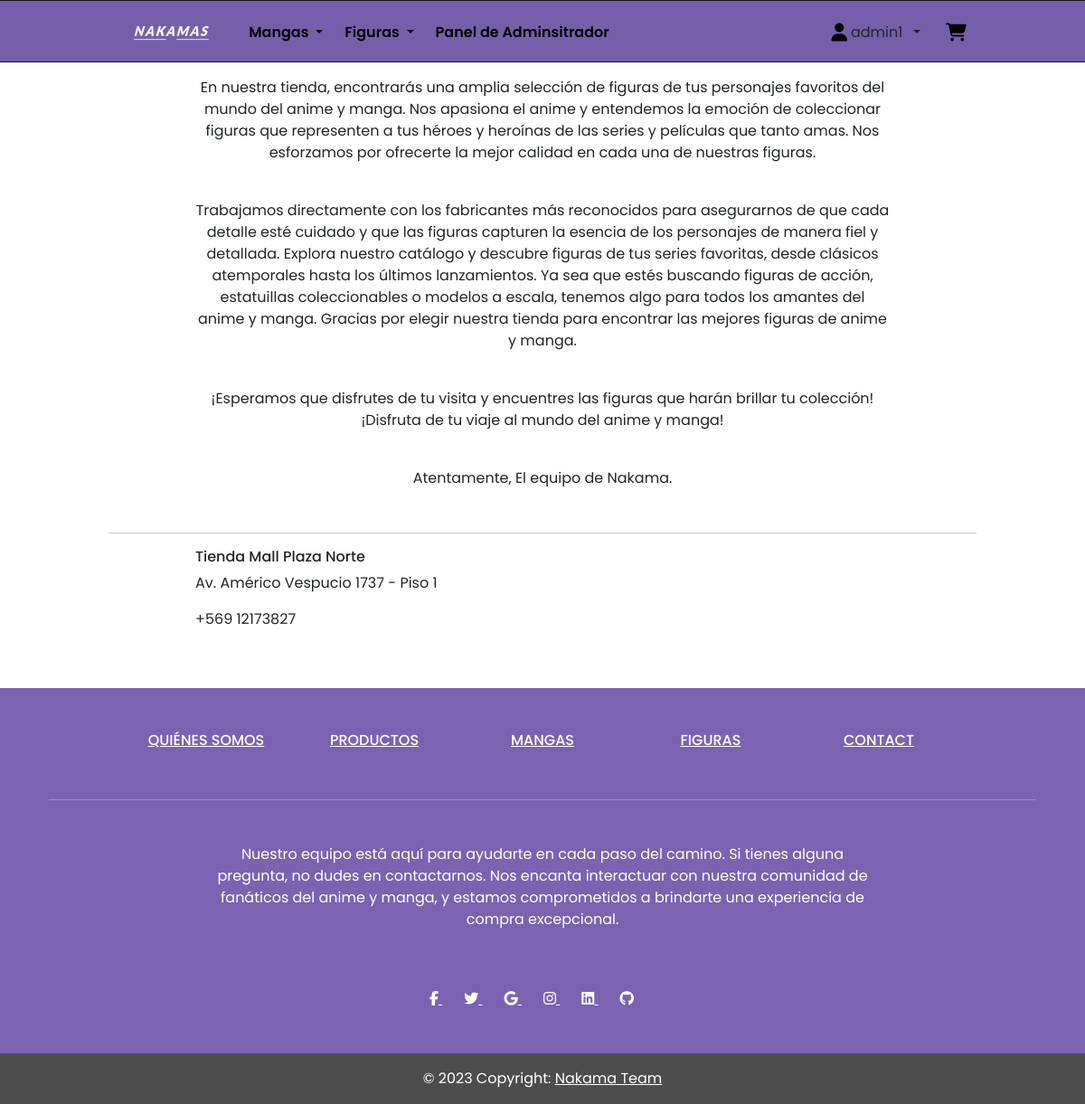
Screenshot of /info_nakama (signed in) with the database file from the repository.
### mynakama/models.py (models this page shows)
class Empresa(models.Model):
    text1 = models.TextField(null=True)
    text2 = models.TextField(null=True)
    text3 = models.TextField(null=True)
    text4 = models.TextField(null=True)
    image1 = models.CharField(max_length=200 , default= '-')
    nombre_tienda = models.CharField(max_length=200 , default= '-')
    direccion = models.CharField(max_length=200 , default= '-')
    image2 = models.CharField(max_length=200 , default= '-')
    telefono = models.CharField(max_length=200 , default= '-')
    class Meta:
        db_table = 'empresa'

### mynakama/views.py (the view)
# urls.py: path('info_nakama', views.info_nakama,name ='info_nakama'),
def info_nakama(request):
    empresa = Empresa.objects.all()
    context = {'empresa' : empresa}
    return render(request, 'info_nakama.html', context  )

### mynakama/process_global.py (called while the page is built)
def animes_dropdown(request):
    animes = Anime.objects.all()
    return {'animes': animes}

### mynakama/templates/info_nakama.html (shortened to what this page needs)
{% extends 'layouts/navthem.html' %}
{% block content %}
{% load static %}
<div class ="container-custom">
  {% for e in empresa %}
  <div class="container-custom">
  <div class="text-center py-3">
    <p> {{  e.text1  }}  </p>
    <br>
    <p> {{  e.text2  }}  </p>
    <br>
    <p> {{  e.text3  }}  </p>
    <br>
    <p> {{  e.text4  }}  </p>
  </div>
</div>
<hr>
  <div class="container-custom">
    <div class="col-6">
      <div>
        <h6>{{  e.nombre_tienda  }} </h6>
        <p>{{  e.direccion  }}</p>
        <p>{{  e.telefono  }} </p>
      </div>
    </div>
    <div class="col-6 pb-4">
    </div>
  </div>
  {% endfor %}
</div>
{% endblock %}

### mynakama/templates/layouts/navthem.html (shortened to what this page needs)
{% load static %}
<!DOCTYPE html>
<html lang="en">
<head>
<link href="https://cdn.jsdelivr.net/npm/bootstrap@5.3.0-alpha3/dist/css/bootstrap.min.css" rel="stylesheet">
<link rel="stylesheet" href="https://cdnjs.cloudflare.com/ajax/libs/font-awesome/4.7.0/css/font-awesome.min.css">
<link rel="stylesheet" href="https://cdn.jsdelivr.net/npm/swiper@9/swiper-bundle.min.css" />
<link rel='stylesheet' href='https://unpkg.com/swiper@6.8.4/swiper-bundle.min.css'>
<link rel="stylesheet" href="{% static 'css/css_info_articulo.css'%}">
<link rel="stylesheet" href="{% static 'css/loading_page_rengoku.css' %}">
<link href="{% static 'css/usuario_modal.css' %}" rel="stylesheet">
<link href="{% static 'css/log_reg.css' %}" rel="stylesheet">
<link href="{% static 'css/bootstrap.css' %}" rel="stylesheet">
<link rel="stylesheet" href="{% static 'css/main.css'%}">
</head>
<body>
<nav class="navbar navbar-expand-lg"
  style="border: 1px solid #181717; border-left: none; border-right: none; background-color: #755faa">
  <div class="container-custom" style="background-color: #755faa">
    <div class="collapse navbar-collapse" id="navbarSupportedContent" >
      <ul class="navbar-nav mb-2 mb-lg-0">
        <li class="nav-item">
          <a class="nav-link active" aria-current="page" href="{% url 'index'%}"><img src="{% static 'image/logo.png'%}"alt="icono Responsive image" class="img-fluid" style="width: 120px;">
          </a>
        </li>
        <li class="nav-item dropdown">
          <a class="nav-link dropdown-toggle" href="#" id="mangaDropdown" role="button" data-bs-toggle="dropdown" aria-haspopup="true" aria-expanded="false">
              Mangas
          </a>
      </li>
      <li class="nav-item dropdown">
        <a class="nav-link dropdown-toggle" href="#" id="mangaDropdown" role="button" data-bs-toggle="dropdown" aria-haspopup="true" aria-expanded="false">
            Figuras
        </a>
    </li>
            {% if request.user.is_authenticated %}
              {% if request.user.is_superuser %}
          <li class="nav-item">
            <a class="nav-link" aria-current="page" href="{% url 'panel_administrador' %}">Panel de Adminsitrador</a>
          </li>
          {% endif %}
            {% endif %}
      </ul>
      <ul class="navbar-nav ms-auto mb-2 mb-lg-0">
        <li class="nav-item">
          <li class="d-flex align-items-center">
           {% if user.is_authenticated %}
           <a class="iconos px-1" href="{%url 'index'%}"><i class="fa-solid fa-user"></i></a>
           {% else %}
           <a class="iconos px-1" href=" {%url 'login'%}"><i class="fa-solid fa-user"></i></a>
           {% endif %}
           <span> {{ user.username }}</span>
          </li>
          <li class="nav-item dropdown">
            {% if not user.is_anonymous %}
            <button class="btn dropdown-toggle" data-bs-toggle="dropdown" aria-expanded="false" style="box-shadow: none; border: none; " id="login-button"></button>
            {% endif %}
          </li>
          <div class="iconos">
            <a class="nav-link active" aria-current="page" href="{% url 'carrito' %}">
              <i class="fa-solid fa-cart-shopping">
            </i></a>
          </div>
        </li>
      </ul>
    </div>
  </div>
</nav>
{% block content%}
{%endblock%}
<div class="container-footer">
  <footer class="text-center text-white" style="background-color: #7b63b1">
    <div class="container">
      <section class=" footer-1">
        <div class="row text-center d-flex justify-content-center pt-5">
          <div class="col-md-2">
            <h6 class="text-uppercase font-weight-bold">
              <a href="{% url 'info_nakama' %}"  class="text-white">quiénes somos</a>
            </h6>
          </div>
          <div class="col-md-2">
            <h6 class="text-uppercase font-weight-bold">
              <a href="{% url 'index' %}" class="text-white">Productos</a>
            </h6>
          </div>
          <div class="col-md-2">
            <h6 class="text-uppercase font-weight-bold">
              <a href="{% url 'productos_filtrados' 'mangas' %}" class="text-white">Mangas</a>
            </h6>
          </div>
          <div class="col-md-2">
            <h6 class="text-uppercase font-weight-bold">
              <a href="{% url 'productos_filtrados' 'figuras' %}" class="text-white">Figuras</a>
            </h6>
          </div>
          <div class="col-md-2">
            <h6 class="text-uppercase font-weight-bold">
              <a href="{% url 'info_nakama' %}" class="text-white">Contact</a>
            </h6>
          </div>
        </div>
      </section>
      <hr class="my-5" />
      <section class="mb-5">
        <div class="row d-flex justify-content-center">
          <div class="col-lg-8">
            <p>
              Nuestro equipo está aquí para ayudarte en cada paso del camino.
              Si tienes alguna pregunta, no dudes en contactarnos. Nos
              encanta interactuar con nuestra comunidad de fanáticos del anime y manga,
              y estamos comprometidos a brindarte una experiencia de compra excepcional.
            </p>
          </div>
        </div>
      </section>
      <section class="text-center mb-5">
        <a href="" class="text-white me-4">
          <i class="fab fa-facebook-f"></i>
        </a>
        <a href="" class="text-white me-4">
          <i class="fab fa-twitter"></i>
        </a>
        <a href="" class="text-white me-4">
          <i class="fab fa-google"></i>
        </a>
        <a href="" class="text-white me-4">
          <i class="fab fa-instagram"></i>
        </a>
        <a href="" class="text-white me-4">
          <i class="fab fa-linkedin"></i>
        </a>
        <a href="" class="text-white me-4">
          <i class="fab fa-github"></i>
        </a>
      </section>
    </div>
    <div
         class="text-center p-3"
         style="background-color: #4d4d4d"
         >
      © 2023 Copyright:
      <a class="text-white" href="{% url 'index' %}">Nakama Team</a>
    </div>
  </footer>
</div>
</body>
</html>

### mynakama/static/css/log_reg.css (style rules this page uses)
* { margin: 0; padding: 0; box-sizing: border-box; font-family: "Poppins", sans-serif; }

### mynakama/static/css/main.css (style rules this page uses)
body { background-color: rgb(255, 255, 255); margin: 0px; padding: 0px; font-style: "_muli",sans-serif; }
.container-custom { width: 80%; max-width: 80%; margin-left: auto; margin-right: auto; padding-left: 0; padding-right: 0; }
.nav-link { display: block; padding: 0.5rem 1rem; color: #000000; text-decoration: none; font-weight: 600; transition: color 0.15s ease-in-out, background-color 0.15s ease-in-out, border-color 0.15s ease-in-out; }
.navbar-nav { display: flex; align-items: center; margin-top: 2px; padding-top: 2px; }
.navbar-nav .nav-item { margin-right: 8px; }
.navbar-nav .nav-item:last-child { margin-right: 0; }
.navbar { padding: 4px; }
.iconos { font-size: 20px; color: black; }

### rows the page displays
Empresa: text1 "En nuestra tienda, encontrarás una amplia selección de figuras de tus personajes favoritos del mundo del anime y manga. Nos apasiona el anime y entendemos la emoción de coleccionar figuras que representen a tus héroes y heroínas de las series y películas que tanto amas. Nos esforzamos por ofrecerte la mejor calidad en cada una de nuestras figuras.", text2 "Trabajamos directamente con los fabricantes más reconocidos para asegurarnos de que cada detalle esté cuidado y que las figuras capturen la esencia de los personajes de manera fiel y detallada. Explora nuestro catálogo y descubre figuras de tus series favoritas, desde clásicos atemporales hasta los últimos lanzamientos. Ya sea que estés buscando figuras de acción, estatuillas coleccionables o modelos a escala, tenemos algo para todos los amantes del anime y manga. Gracias por elegir nuestra tienda para encontrar las mejores figuras de anime y manga.", text3 "¡Esperamos que disfrutes de tu visita y encuentres las figuras que harán brillar tu colección! ¡Disfruta de tu viaje al mundo del anime y manga!", text4 "Atentamente, El equipo de Nakama.", nombre_tienda "Tienda Mall Plaza Norte", direccion "Av. Américo Vespucio 1737 - Piso 1", telefono "+569 12173827"

### other values shown
{{ user.username }} "admin1"
